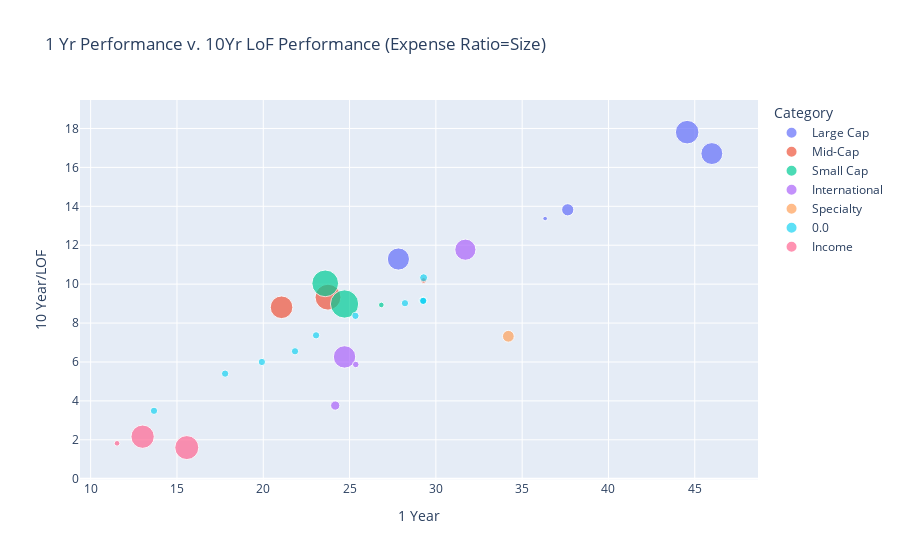

This figure's notebook cell:
### Code cell
fig = px.scatter(fid401k_df, x="1 Year", y="10 Year/LOF", color="Category",
                 size='Gross Expense Ratio', hover_data=['Name/Inception Date'], title="1 Yr Performance v. 10Yr LoF Performance (Expense Ratio=Size)")
fig.show()
fig.write_html("expense_perf_10_v_1yr.html")

### Figure 1 — Plotly figure (JSON) as saved in the notebook; plotly's stock layout.template omitted (floating-point values rounded to 4 significant figures)
{"data": [{"customdata": [["DODGE & COX STOCK X (DOXGX)01/04/1965"], ["FID 500 INDEX (FXAIX)02/17/1988"], ["FID CONTRAFUND K6 (FLCNX)05/25/2017"], ["JPM LG CAP GROWTH R6 (JLGMX)02/28/1992"], ["VAN FTSE SOC IDX ADM (VFTAX)01/14/2003"]], "hovertemplate": "Category=Large Cap<br>1 Year=%{x}<br>10 Year/LOF=%{y}<br>Gross Expense Ratio=%{marker.size}<br>Name/Inception Date=%{customdata[0]}<extra></extra>", "legendgroup": "Large Cap", "marker": {"color": "#636efa", "size": [0.46, 0.02, 0.45, 0.52, 0.14], "sizemode": "area", "sizeref": 0.001875, "symbol": "circle"}, "mode": "markers", "name": "Large Cap", "orientation": "v", "showlegend": true, "type": "scatter", "x": [27.83, 36.33, 45.99, 44.56, 37.64], "xaxis": "x", "y": [11.29, 13.37, 16.71, 17.81, 13.82], "yaxis": "y"}, {"customdata": [["AM CENT MD CP VAL R6 (AMDVX)03/31/2004"], ["EAGLE MID CAP GR F08/28/2018"], ["FID MID CAP IDX (FSMDX)09/08/2011"]], "hovertemplate": "Category=Mid-Cap<br>1 Year=%{x}<br>10 Year/LOF=%{y}<br>Gross Expense Ratio=%{marker.size}<br>Name/Inception Date=%{customdata[0]}<extra></extra>", "legendgroup": "Mid-Cap", "marker": {"color": "#EF553B", "size": [0.63, 0.48, 0.03], "sizemode": "area", "sizeref": 0.001875, "symbol": "circle"}, "mode": "markers", "name": "Mid-Cap", "orientation": "v", "showlegend": true, "type": "scatter", "x": [23.75, 21.06, 29.29], "xaxis": "x", "y": [9.33, 8.81, 10.19], "yaxis": "y"}, {"customdata": [["FID SM CAP IDX (FSSNX)09/08/2011"], ["FKLN SM CAP VAL ADV (FVADX)03/11/1996"], ["J H TRITON N (JGMNX)02/25/2005"]], "hovertemplate": "Category=Small Cap<br>1 Year=%{x}<br>10 Year/LOF=%{y}<br>Gross Expense Ratio=%{marker.size}<br>Name/Inception Date=%{customdata[0]}<extra></extra>", "legendgroup": "Small Cap", "marker": {"color": "#00cc96", "size": [0.03, 0.75, 0.67], "sizemode": "area", "sizeref": 0.001875, "symbol": "circle"}, "mode": "markers", "name": "Small Cap", "orientation": "v", "showlegend": true, "type": "scatter", "x": [26.84, 24.71, 23.59], "xaxis": "x", "y": [8.93, 8.98, 10.04], "yaxis": "y"}, {"customdata": [["AF EUROPAC GROWTH R6 (RERGX)04/16/1984"], ["AF NEW PERSPECT R6 (RNPGX)03/13/1973"], ["FID EMRG MKTS IDX (FPADX)09/08/2011"], ["FID INTL INDEX (FSPSX)11/05/1997"]], "hovertemplate": "Category=International<br>1 Year=%{x}<br>10 Year/LOF=%{y}<br>Gross Expense Ratio=%{marker.size}<br>Name/Inception Date=%{customdata[0]}<extra></extra>", "legendgroup": "International", "marker": {"color": "#ab63fa", "size": [0.47, 0.42, 0.08, 0.04], "sizemode": "area", "sizeref": 0.001875, "symbol": "circle"}, "mode": "markers", "name": "International", "orientation": "v", "showlegend": true, "type": "scatter", "x": [24.71, 31.71, 24.17, 25.36], "xaxis": "x", "y": [6.26, 11.77, 3.76, 5.87], "yaxis": "y"}, {"customdata": [["VAN REAL EST IDX ADM (VGSLX)05/13/1996"]], "hovertemplate": "Category=Specialty<br>1 Year=%{x}<br>10 Year/LOF=%{y}<br>Gross Expense Ratio=%{marker.size}<br>Name/Inception Date=%{customdata[0]}<extra></extra>", "legendgroup": "Specialty", "marker": {"color": "#FFA15A", "size": [0.13], "sizemode": "area", "sizeref": 0.001875, "symbol": "circle"}, "mode": "markers", "name": "Specialty", "orientation": "v", "showlegend": true, "type": "scatter", "x": [34.2], "xaxis": "x", "y": [7.32], "yaxis": "y"}, {"customdata": [["FID FDM IDX 2015 PRM (FFYPX)10/02/2009"], ["FID FDM IDX 2020 PRM (FKIPX)10/02/2009"], ["FID FDM IDX 2025 PRM (FLIPX)10/02/2009"], ["FID FDM IDX 2030 PRM (FMKPX)10/02/2009"], ["FID FDM IDX 2035 PRM (FNIPX)10/02/2009"], ["FID FDM IDX 2040 PRM (FPIPX)10/02/2009"], ["FID FDM IDX 2045 PRM (FQIPX)10/02/2009"], ["FID FDM IDX 2050 PRM (FRLPX)10/02/2009"], ["FID FDM IDX 2055 PRM (FTYPX)06/01/2011"], ["FID FDM IDX 2060 PRM (FUIPX)08/05/2014"], ["FID FDM IDX 2065 PRM (FVIPX)06/28/2019"], ["FID FDM IDX INC PRM (FAPIX)10/02/2009"]], "hovertemplate": "Category=0.0<br>1 Year=%{x}<br>10 Year/LOF=%{y}<br>Gross Expense Ratio=%{marker.size}<br>Name/Inception Date=%{customdata[0]}<extra></extra>", "legendgroup": "0.0", "marker": {"color": "#19d3f3", "size": [0.05, 0.05, 0.05, 0.05, 0.05, 0.05, 0.05, 0.05, 0.05, 0.05, 0.06, 0.05], "sizemode": "area", "sizeref": 0.001875, "symbol": "circle"}, "mode": "markers", "name": "0.0", "orientation": "v", "showlegend": true, "type": "scatter", "x": [17.79, 19.92, 21.84, 23.06, 25.34, 28.21, 29.28, 29.23, 29.26, 29.27, 29.29, 13.67], "xaxis": "x", "y": [5.4, 6, 6.55, 7.37, 8.37, 9.02, 9.15, 9.15, 9.14, 9.14, 10.33, 3.49], "yaxis": "y"}, {"customdata": [["FID US BOND IDX (FXNAX)03/08/1990"], ["PGIM GLB TOT RTN R6 (PGTQX)07/07/1986"], ["PIM TOTAL RT INST (PTTRX)05/11/1987"]], "hovertemplate": "Category=Income<br>1 Year=%{x}<br>10 Year/LOF=%{y}<br>Gross Expense Ratio=%{marker.size}<br>Name/Inception Date=%{customdata[0]}<extra></extra>", "legendgroup": "Income", "marker": {"color": "#FF6692", "size": [0.03, 0.54, 0.51], "sizemode": "area", "sizeref": 0.001875, "symbol": "circle"}, "mode": "markers", "name": "Income", "orientation": "v", "showlegend": true, "type": "scatter", "x": [11.53, 15.57, 13.01], "xaxis": "x", "y": [1.82, 1.6, 2.16], "yaxis": "y"}], "layout": {"legend": {"itemsizing": "constant", "title": {"text": "Category"}, "tracegroupgap": 0}, "title": {"text": "1 Yr Performance v. 10Yr LoF Performance (Expense Ratio=Size)"}, "xaxis": {"anchor": "y", "domain": [0, 1], "title": {"text": "1 Year"}}, "yaxis": {"anchor": "x", "domain": [0, 1], "title": {"text": "10 Year/LOF"}}}}
